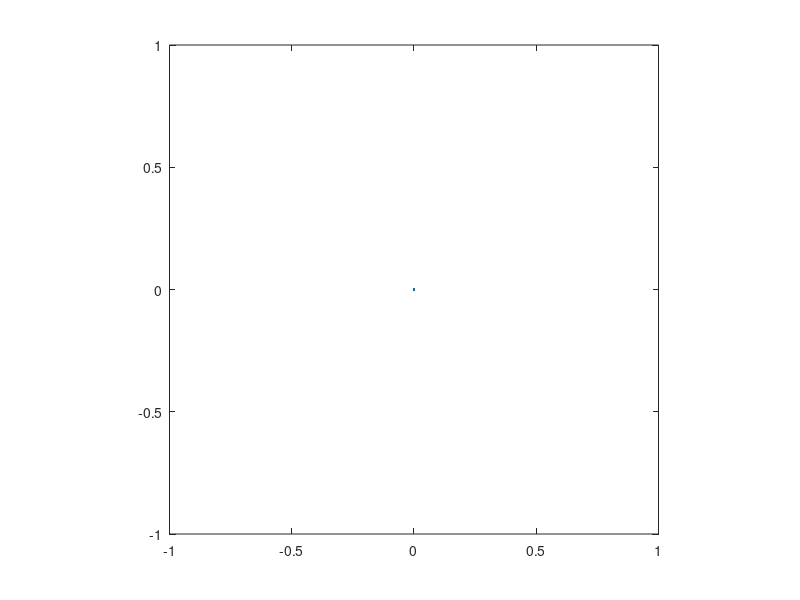

MATLAB code to generate this figure: (Note: this script raises an error after producing the figure.)
% simulate Brown Motion
% 预设所模拟的粒子数n ,但由于随机性，在图形界面中所显示的点可能小于n
% 粒子运动的时间间隔s = 0.04
n = 100; s = 0.04;
sqrts = sqrt(s);
x = 0; y = 0;     % 粒子所在的初始位置
h = plot(x,y,'.'); 
pause(0.5)   % 暂停0.5秒
axis([-1 1 -1 1])
axis square
grid off
set(h,'EraseMode','xor','Markersize',12);
T = 0;
while T < 10
    x = x + sqrts*randn(n,1);
    y = y + sqrts*randn(n,1);
    set(h,'XData',x,'YData',y)   % 设置新数据并画图
    T =T+s;
    % 若将此语句drawnow置于set()之前，最后显示的图像将是空白的，因为执行了更新
    drawnow   % 更新图形窗口及其子级，此处用pause(DeltaT)替换可以显示类似的效果
end
